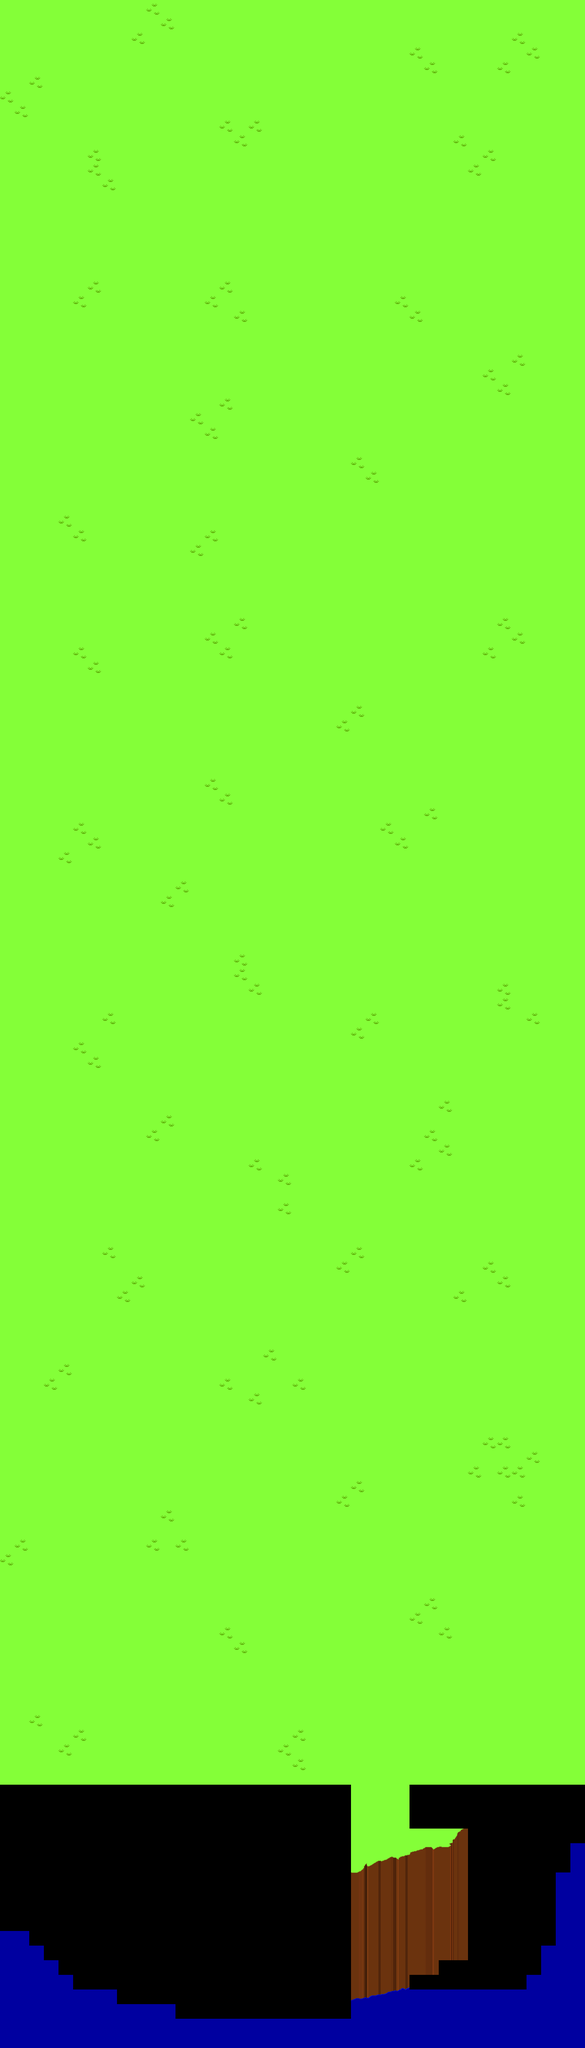

A 2D game scene composited from a Tiled map and its tileset images. What follows is a short description and the map's XML, with each tile layer's data collapsed to a summary:
An orthogonal 40x140 tile map with 32x32 px tiles, 2 tile layers (Ground, Grass) and 1 object.

<map version="1.0" tiledversion="1.1.6" orientation="orthogonal" renderorder="right-down" width="40" height="140" tilewidth="32" tileheight="32" infinite="0" nextobjectid="3">
 <tileset firstgid="1" source="../../tilesets/ground/tiles.tsx" />
 <layer name="Ground" width="40" height="140">
  <data>[5600 cells, 5142 non-empty, 27 distinct tile ids]</data>
 </layer>
 <layer name="Grass" width="40" height="140">
  <data>[5600 cells, 118 non-empty, 1 distinct tile ids]</data>
 </layer>
 <objectgroup name="Bounds">
  <object id="1" x="767.667" y="4095.33">
   <properties>
    <property name="collision" type="bool" value="true" />
   </properties>
   <polyline points="0,0 16,0.333333 29.3333,-10 34,-19.6667 36,-12.3333 61,-24.6667 70.6667,-24 89,-34.6667 104.333,-27.6667 105,-32 130,-40 131,-43.6667 164,-53.6667 176.333,-55.6667 181,-48.6667 192.667,-56.3333 215,-55.3333 219.333,-58.6667 215.333,-63 223,-64.6667 223.667,-71.6667 228.333,-72.3333 234.667,-87.3333 248,-95.6667" />
  </object>
 </objectgroup>
</map>
